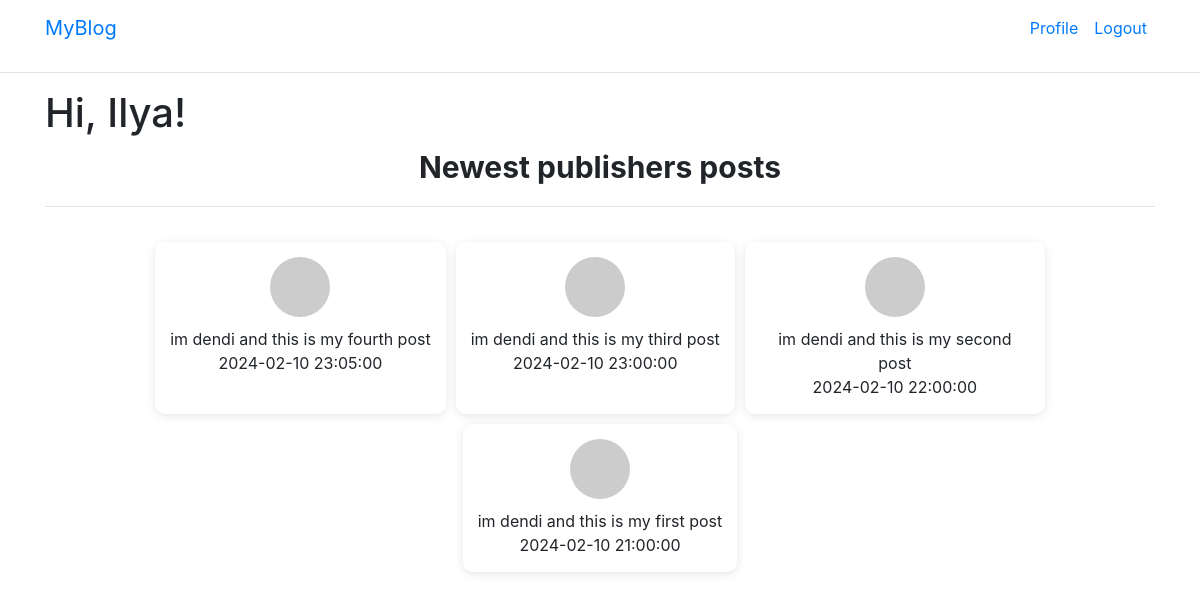
Page /index (signed in) on the committed database.
### app/models.py (models this page shows, shortened)
class User(UserMixin, db.Model):
    id = db.Column(db.Integer, primary_key=True)
    name = db.Column(db.String(64))
    surname = db.Column(db.String(64))
    email = db.Column(db.String(120), index=True, unique=True)
    login = db.Column(db.String(64), index=True, unique=True)
    password_hash = db.Column(db.String(128))
    about_me = db.Column(db.String(140))
    last_seen = db.Column(db.DateTime, default=datetime.now(timezone.utc))
    followed = db.relationship(
        'User', secondary=followers,
        primaryjoin=(followers.c.follower_id == id),
        secondaryjoin=(followers.c.followed_id == id),
        backref=db.backref('followers', lazy='dynamic'), lazy='dynamic')
    def followed_posts(self):
        followed = Post.query.join(
        followers, (followers.c.followed_id == Post.user_id)).filter(
            followers.c.follower_id == self.id)
        return followed.order_by(Post.timestamp.desc())
    def avatar(self, size):
        digest = md5(self.email.lower().encode('utf-8')).hexdigest()
        return 'https://www.gravatar.com/avatar/{}?d=identicon&s={}'.format(
            digest, size)

class Post(db.Model):
    id = db.Column(db.Integer, primary_key=True)
    body = db.Column(db.String(140))
    timestamp = db.Column(db.DateTime, index=True, default=datetime.utcnow)
    user_id = db.Column(db.Integer, db.ForeignKey('user.id'))

### app/routes.py (the view)
@app.route('/')
@app.route('/index')
@login_required
def index():
    following_posts = User.followed_posts(self=current_user)
    return render_template('index.html', title='Home', posts=following_posts, user=current_user)

### app/models.py (called while the page is built)
@login.user_loader
def load_user(id):
    return User.query.get(int(id))

### app/routes.py (called while the page is built)
@app.before_request
def before_request():
    if current_user.is_authenticated:
        current_user.last_seen = datetime.now(timezone.utc)
        db.session.commit()

### app/templates/index.html
{% extends "base.html" %}
{% block head %}
    <link rel="stylesheet" type="text/css" href="{{ url_for('static', filename='posts.css') }}" />
    <link rel="stylesheet" type="text/css" href="{{ url_for('static', filename='index.css') }}" />
{% endblock %}
{% block content %}
<body>
    <h1>Hi, {{ current_user.name }}!</h1>
    <div class="posts-title">
        <p>Newest publishers posts</p>
    </div>
    <hr>
    <div class="posts-container">
    {% for post in posts %}
        <div class="post-card">
            <img src="{{ user.avatar(30) }}" class="rounded-circle">
            <br>{{ post.body }}
            <br>{{ post.timestamp }}
        </div>
    {% endfor %}
    </div>
</body>
{% endblock %}

### app/templates/base.html (shortened to what this page needs)
<!DOCTYPE html>
<html>
<head>
    <link rel="stylesheet" href="https://stackpath.bootstrapcdn.com/bootstrap/4.5.2/css/bootstrap.min.css">
    {% block head %}{% endblock %}
</head>
<body>
    <nav class="navbar navbar-expand-lg">
        <div class="container">
            <a class="navbar-brand" href="{{ url_for('index') }}">MyBlog</a>
            <div class="collapse navbar-collapse" id="navbarNav">
                <ul class="navbar-nav ml-auto">
                    {% if current_user.is_anonymous %}
                        <li class="nav-item">
                            <a class="nav-link" href="{{ url_for('login') }}">Login</a>
                        </li>
                    {% else %}
                        <li class="nav-item">
                            <a class="nav-link" href="{{ url_for('user', login=current_user.login) }}">Profile</a>
                        </li>
                        <li class="nav-item">
                            <a class="nav-link" href="{{ url_for('logout') }}">Logout</a>
                        </li>
                    {% endif %}
                </ul>
            </div>
        </div>
    </nav>
    <hr>
    <div class="container">
        {% block content %}{% endblock %}
    </div>
</body>
</html>

### app/css/posts.css (style rules this page uses)
.posts-container { display: flex; flex-wrap: wrap; width: 100%; margin: 30px 0px; flex-direction: row; justify-content: center; }
.post-card { background-color: #ffffff; border-radius: 10px; box-shadow: 0 2px 10px rgba(0, 0, 0, 0.1); margin: 5px; padding: 15px; max-width: 300px; min-width: 200px; text-align: center; transition: transform 0.2s; }
.post-card img { width: 60px; height: 60px; margin-bottom: 10px; }

### app/css/index.css (style rules this page uses)
.posts-title { display: flex width:100%; align-items: center; }
.posts-title p { font-weight: bold; text-align: center; font-size: 30px; }

### rows in the picture
User: name "Ilya"
Post: body "im dendi and this is my fourth post", timestamp "2024-02-10 23:05:00"
Post: body "im dendi and this is my third post", timestamp "2024-02-10 23:00:00"
Post: body "im dendi and this is my second post", timestamp "2024-02-10 22:00:00"
Post: body "im dendi and this is my first post", timestamp "2024-02-10 21:00:00"
